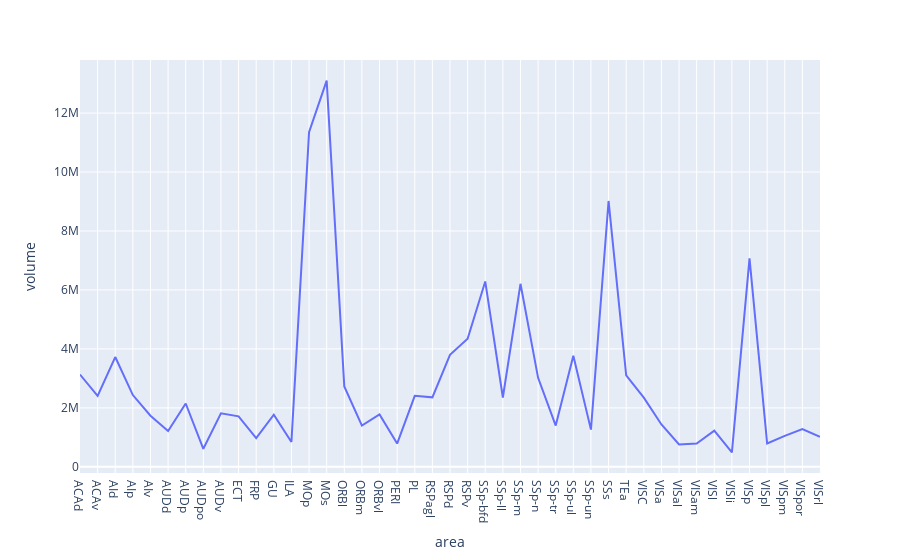

The notebook cell saved with this chart:
### Code cell
fig = px.line(volume_df, 'area', 'volume')
fig.show()
# fig.write_image("figure/loadDataProcessing/areaVolume.svg", width=1000, height=350, scale=1)

### Figure 1 — Plotly figure (JSON) as saved in the notebook; plotly's stock layout.template omitted (floating-point values rounded to 4 significant figures)
{"data": [{"hovertemplate": "area=%{x}<br>volume=%{y}<extra></extra>", "legendgroup": "", "line": {"color": "#636efa", "dash": "solid"}, "marker": {"symbol": "circle"}, "mode": "lines", "name": "", "orientation": "v", "showlegend": false, "type": "scatter", "x": ["ACAd", "ACAv", "AId", "AIp", "AIv", "AUDd", "AUDp", "AUDpo", "AUDv", "ECT", "FRP", "GU", "ILA", "MOp", "MOs", "ORBl", "ORBm", "ORBvl", "PERI", "PL", "RSPagl", "RSPd", "RSPv", "SSp-bfd", "SSp-ll", "SSp-m", "SSp-n", "SSp-tr", "SSp-ul", "SSp-un", "SSs", "TEa", "VISC", "VISa", "VISal", "VISam", "VISl", "VISli", "VISp", "VISpl", "VISpm", "VISpor", "VISrl"], "xaxis": "x", "y": [3131334, 2408528, 3724650, 2434626, 1734830, 1214826, 2148996, 612204, 1818222, 1712238, 973876, 1768314, 844322, 11351334, 13099028, 2728124, 1399370, 1776786, 789792, 2410398, 2357084, 3799386, 4347166, 6287780, 2352126, 6209620, 3019080, 1401698, 3769462, 1262332, 9018162, 3102282, 2349560, 1439164, 758224, 792558, 1225624, 492086, 7074134, 794466, 1048764, 1282404, 1017664], "yaxis": "y"}], "layout": {"legend": {"tracegroupgap": 0}, "margin": {"t": 60}, "xaxis": {"anchor": "y", "domain": [0, 1], "title": {"text": "area"}}, "yaxis": {"anchor": "x", "domain": [0, 1], "title": {"text": "volume"}}}}
